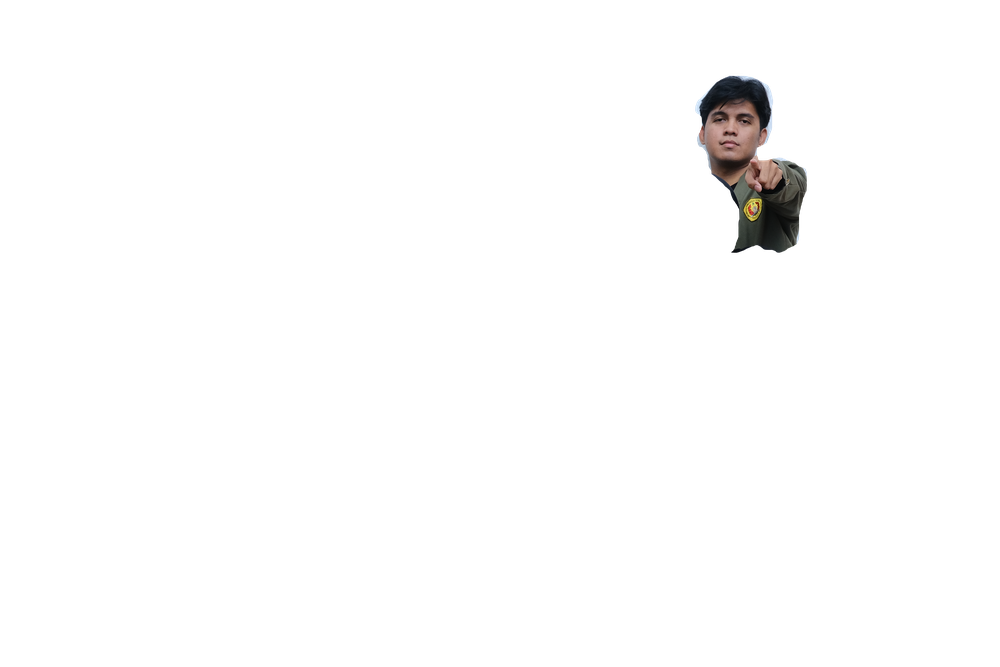
#> input picture assets/team/DSCF4365Albet.png, 1000 x 667 px, shrunk from 6240 x 4160 before the run; its folder holds 4 pictures in this run
$ python trace_polygons.py
#> lines starting #> are read from the running program, lines starting #| are printed output that depends on the picture
import os
import glob
from PIL import Image

assets_dir = r"c:\Users\Tedja\Downloads\kkn\assets\team"
png_files = glob.glob(os.path.join(assets_dir, "DSCF4365*.png"))

print("Tracing precise polygon coordinates...")
for path in sorted(png_files):
    filename = os.path.basename(path)
    member_name = filename.replace("DSCF4365", "").replace(".png", "").lower()

    img = Image.open(path)
#> img is the input picture: PIL image 1000x667 RGBA; mean R, G, B, A 1.8, 1.6, 1.5, 4.5
    if img.mode != 'RGBA':
        img = img.convert('RGBA')

    width, height = img.size
#> width = 1000; height = 667
    pix = img.load()

    alpha = img.split()[-1]
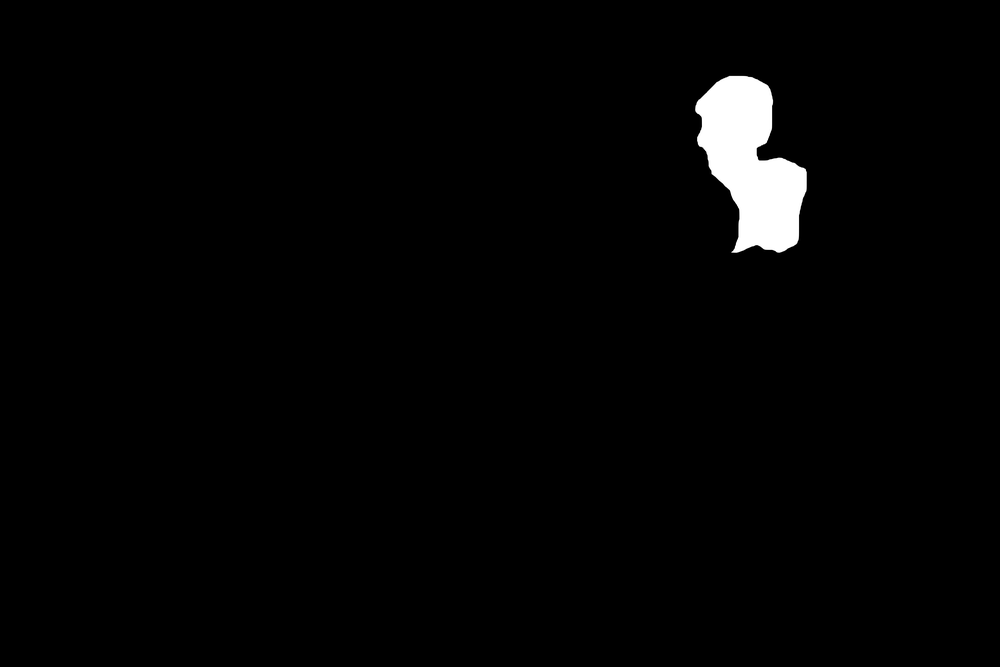
#> alpha: PIL image 1000x667 L; min 0, max 255, mean 4.5
    bbox = alpha.getbbox()
#> bbox = (693, 73, 809, 255)
    if not bbox:
        print(f"Member {member_name}: empty image.")
        continue

    left, upper, right, lower = bbox
#> left = 693; upper = 73; right = 809; lower = 255

    # Clamp coordinates to valid ranges
    left = max(0, left)
    upper = max(0, upper)
    right = min(width - 1, right)
    lower = min(height - 1, lower)

    # Sample X at intervals (e.g. 60 pixels)
    step = 80 # Larger step to simplify the SVG coordinates (fewer points)
    top_points = []
    bottom_points = []

    for x in range(left, right + 1, step):
        # Clamp x
        x_val = min(x, width - 1)
        y_top = None
        y_bottom = None

        # Scan from top
        for y in range(upper, lower + 1, 15):
            y_val = min(y, height - 1)
            if pix[x_val, y_val][3] > 20: # Alpha threshold
                y_top = y_val
                break

        # Scan from bottom
        for y in range(lower, upper - 1, -15):
            y_val = min(y, height - 1)
            if pix[x_val, y_val][3] > 20:
                y_bottom = y_val
                break

        if y_top is not None and y_bottom is not None:
            top_points.append((x_val, y_top))
            bottom_points.append((x_val, y_bottom))
#> after the loop, bottom_points = [(773, 240)]; top_points = [(773, 163)]

    # Also append the exact rightmost edge boundary
    y_top_r = None
    y_bottom_r = None
    for y in range(upper, lower + 1, 15):
        y_val = min(y, height - 1)
        if pix[right, y_val][3] > 20:
            y_top_r = y_val
            break
    for y in range(lower, upper - 1, -15):
        y_val = min(y, height - 1)
        if pix[right, y_val][3] > 20:
            y_bottom_r = y_val
            break
    if y_top_r is not None:
        top_points.append((right, y_top_r))
        bottom_points.append((right, y_bottom_r))

    # Combine top points (left to right) and bottom points (right to left)
    polygon_points = top_points + list(reversed(bottom_points))
#> polygon_points = [(773, 163), (773, 240)]

    # Format as SVG points string
    points_str = " ".join([f"{p[0]},{p[1]}" for p in polygon_points])
    print(f'\n<!-- {member_name.capitalize()} Hotspot -->')
    print(f'<polygon points="{points_str}" class="hotspot" data-member="{member_name}"></polygon>')
#| <polygon points="773,163 773,240" class="hotspot" data-member="albet"></polygon>
#> pass 2 of the loop `for path in sorted(png_files):`:
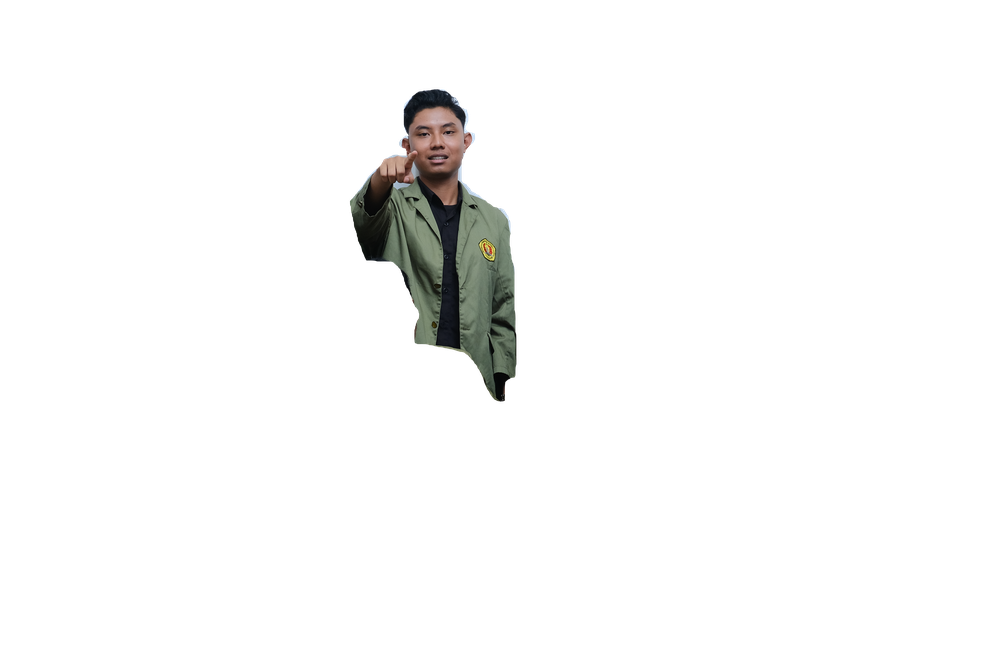
#> input picture assets/team/DSCF4365Faza.png, 1000 x 667 px, shrunk from 6240 x 4160 before the run
#> img is the input picture: PIL image 1000x667 RGBA; mean R, G, B, A 4, 4.1, 3.6, 10.7
#> `alpha = img.split()[-1]`:
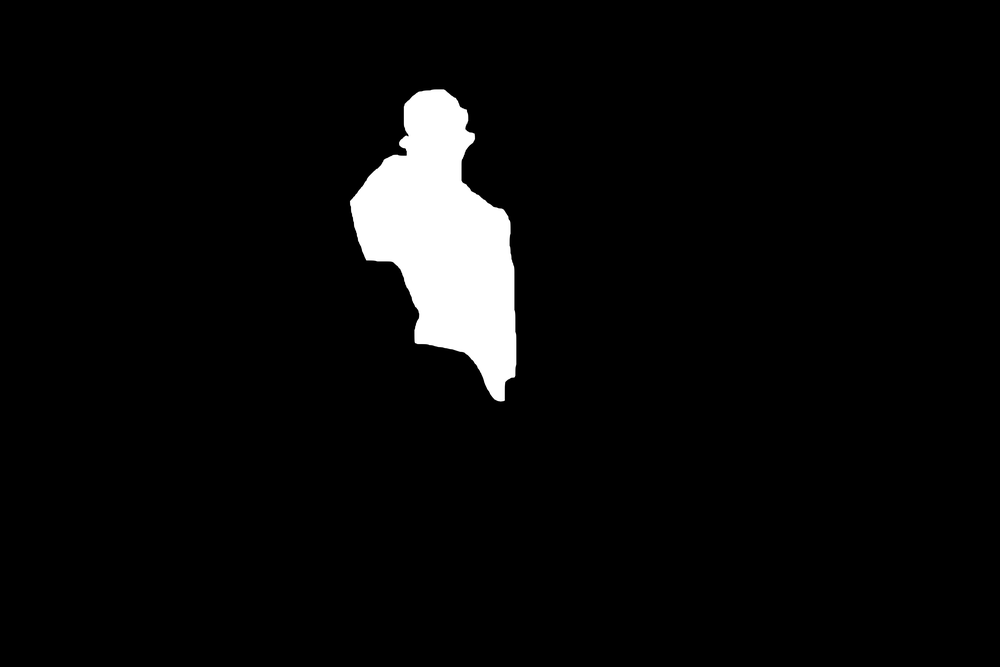
#> alpha: PIL image 1000x667 L; min 0, max 255, mean 10.7
#> bbox = (347, 87, 519, 404)
#> left = 347; upper = 87; right = 519; lower = 404
#| <polygon points="427,102 507,222 507,374 427,344" class="hotspot" data-member="faza"></polygon>
#> pass 3 of the loop `for path in sorted(png_files):`:
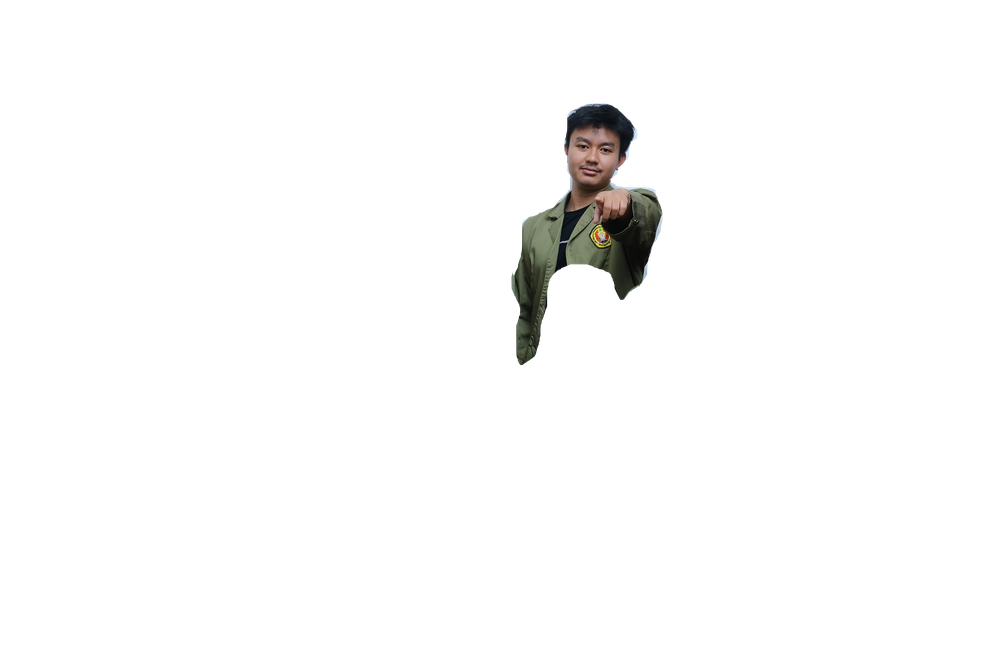
#> input picture assets/team/DSCF4365Ilham.png, 1000 x 667 px, shrunk from 6240 x 4160 before the run
#> img is the input picture: PIL image 1000x667 RGBA; mean R, G, B, A 2.5, 2.4, 2.1, 6.8
#> `alpha = img.split()[-1]`:
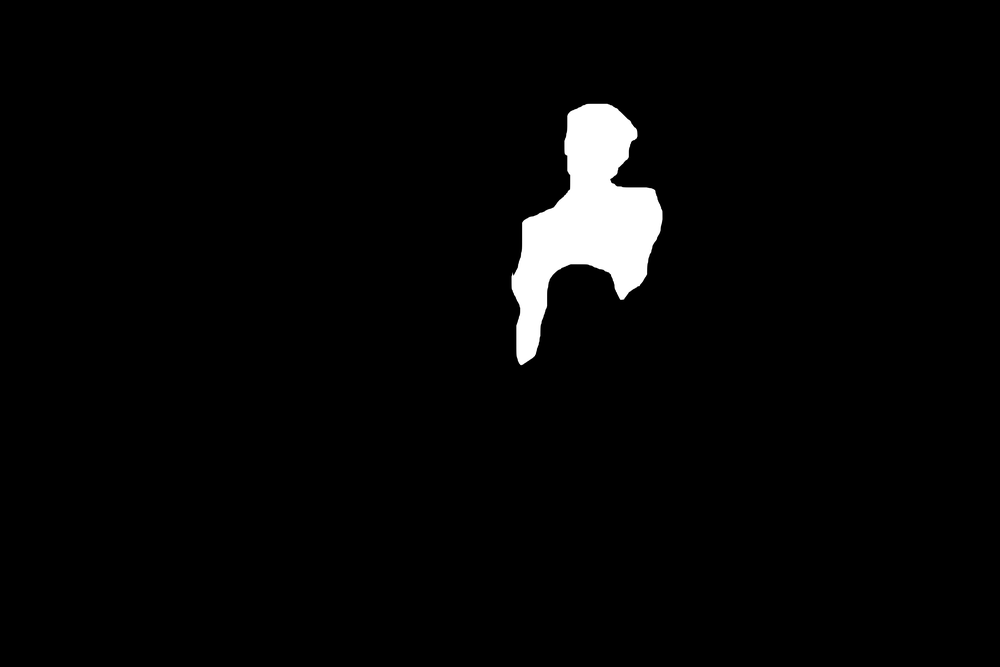
#> alpha: PIL image 1000x667 L; min 0, max 255, mean 6.8
#> bbox = (509, 101, 665, 368)
#> left = 509; upper = 101; right = 665; lower = 368
#| <polygon points="589,116 589,263" class="hotspot" data-member="ilham"></polygon>
#> the loop made 4 passes; the first 3 are shown
